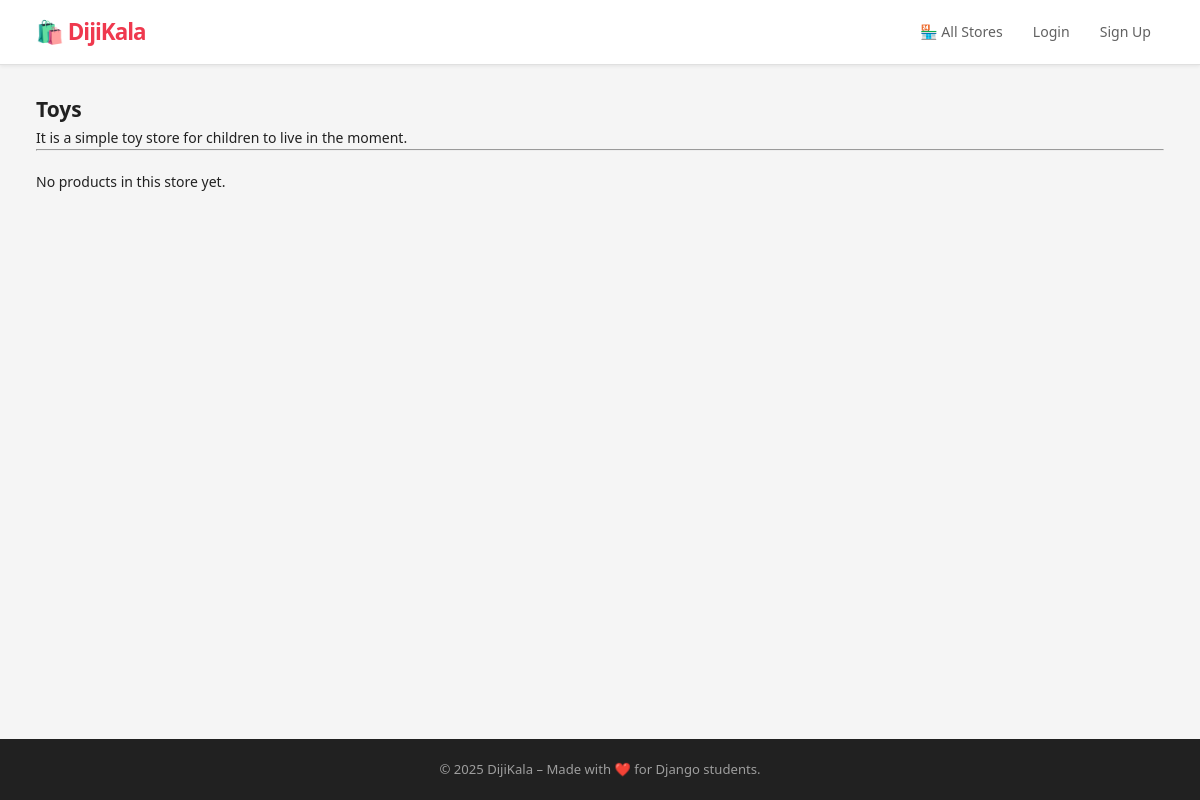
/stores/3/, run on an earlier commit of the app's database.
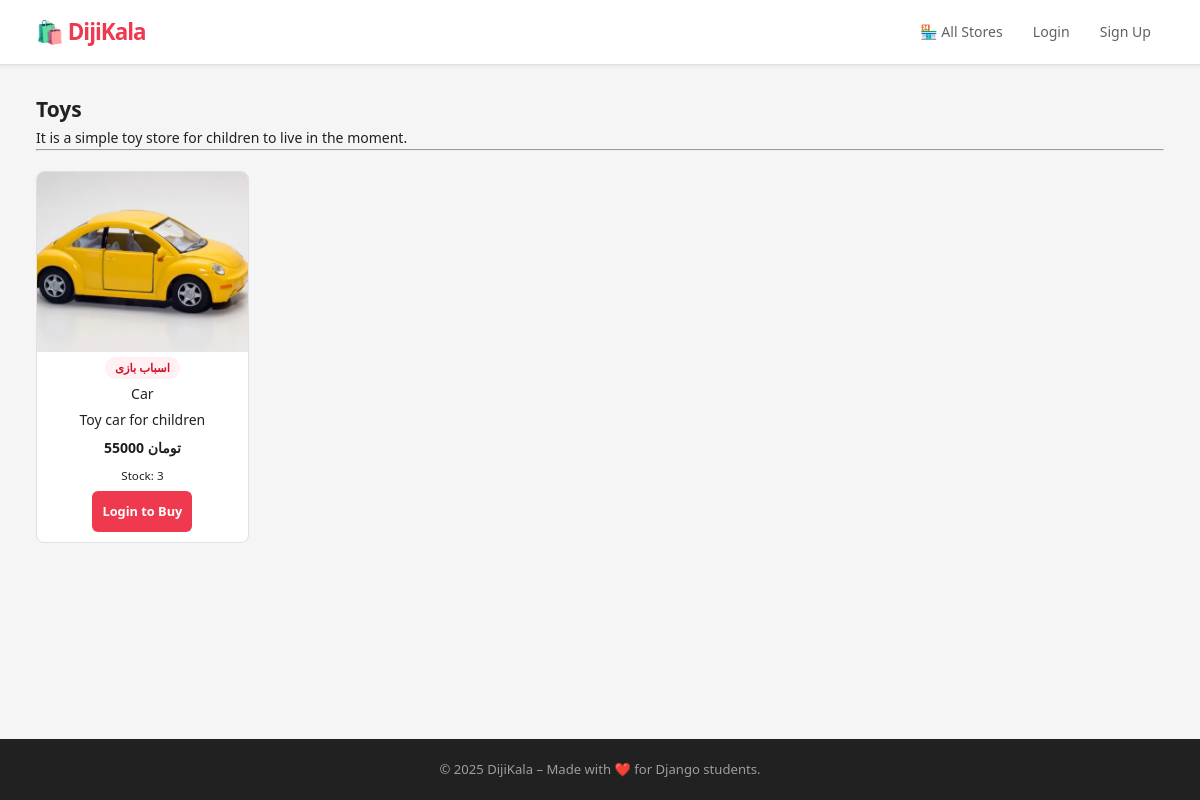
And on a later commit of the database.
### stores/models.py (models this page shows, shortened)
class Product(models.Model):
    category = models.ForeignKey(Category, on_delete=models.SET_NULL, null=True, blank=True, related_name='products')
    name = models.CharField(max_length=200,verbose_name="Name")
    price = models.DecimalField(max_digits=10,decimal_places=0,verbose_name="Price")
    description = models.TextField(blank=True, null=True,verbose_name="Descriptions")
    image = models.ImageField( upload_to="stores/images/",verbose_name="Image")
    store = models.ForeignKey(Store,on_delete=models.CASCADE,related_name="products")
    created_at = models.DateTimeField(auto_now_add=True)
    stock = models.PositiveIntegerField(default=0, verbose_name="Stock")
    is_active = models.BooleanField(default=True, verbose_name="Active")
    class Meta:
        verbose_name = "Product"
        verbose_name_plural = "Products"
        ordering = ["-created_at"]

class Category(models.Model):
    name = models.CharField(max_length=100, unique=True)
    slug = models.SlugField(unique=True)
    class Meta:
        verbose_name_plural = 'Categories'

### stores/views.py (the view)
# urls.py: path("<int:pk>/",store_detail, name='store_detail'),
def store_detail(request,pk):
    store = get_object_or_404(Store, pk=pk)
    products = store.products.filter(is_active=True , stock__gt=0)
    return render(request, 'stores/store_detail.html',{'products':products, 'store':store})

### templates/stores/store_detail.html (shortened to what this page needs)
{% extends 'base/base.html' %}
{% load static %}
{% block content %}
<div class="store-header">
    <h2>{{ store.name }}</h2>
    <p>{{ store.description }}</p>
</div>
<hr>
<div class="card-grid">
    {% for product in products %}
        <div class="card">
            {% if product.image %}
                <img src="{{ product.image.url }}" alt="{{ product.name }}">
            {% else %}
                <img src="{% static 'images/default_product.jpg' %}" alt="No image">
            {% endif %}
            {% if product.category %}
                <span class="badge">{{ product.category.name }}</span>
            {% endif %}
            <h3>{{ product.name }}</h3>
            <p>{{ product.description|truncatewords:12 }}</p>
            <p><strong>{{ product.price }} تومان</strong></p>
            <p><small>Stock: {{ product.stock }}</small></p>
            {% if user.is_authenticated %}
                <a href="{% url 'add_to_cart' product.id %}" class="btn">Add to Cart</a>
            {% else %}
                <a href="{% url 'login' %}" class="btn">Login to Buy</a>
            {% endif %}
        </div>
    {% empty %}
        <p>No products in this store yet.</p>
    {% endfor %}
</div>
{% endblock %}

What changed in the data, as far as the page shows it:
now on this page (row edited): Product: image (picture), category.name "اسباب بازی", name "Car", description "Toy car for children", price "55000", stock "3"
Also different on the page:
text no longer shown: "No products in this store yet."
